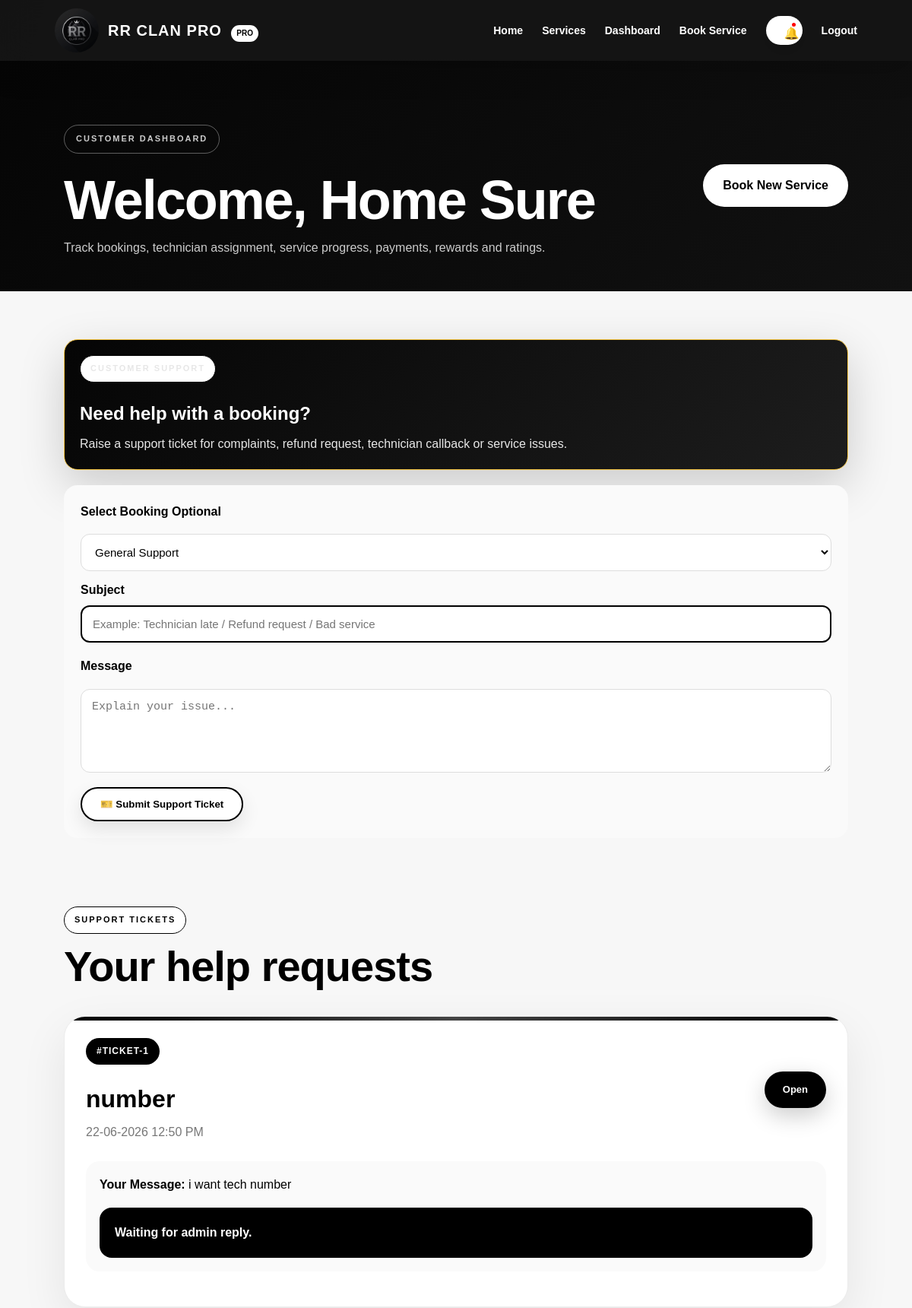
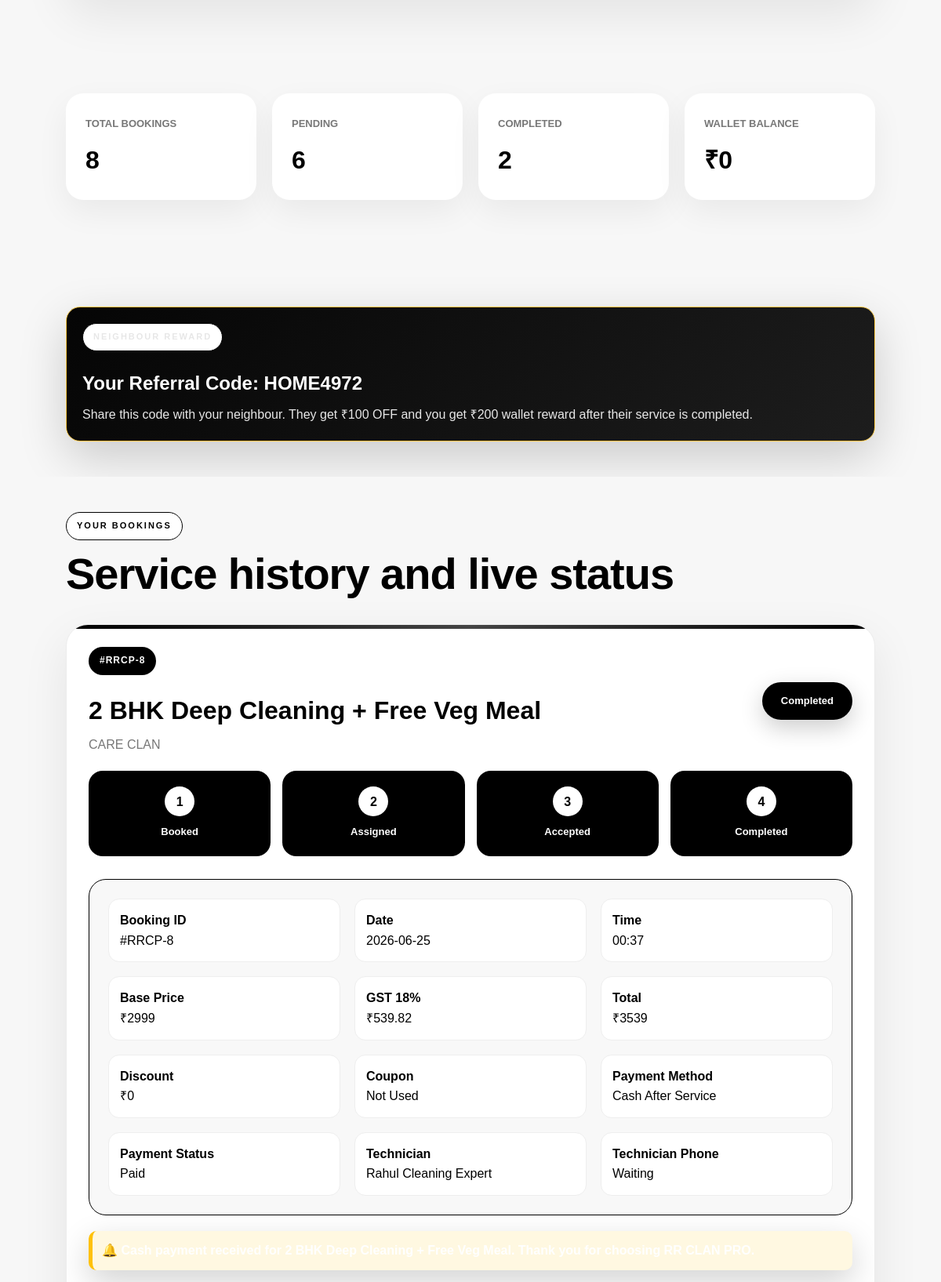
/dashboard (signed in, upper part), run on the app's committed database (2 pictures, top to bottom).
### app/models.py (models this page shows)
class User(UserMixin, db.Model):
    id = db.Column(db.Integer, primary_key=True)
    name = db.Column(db.String(120), nullable=False)
    email = db.Column(db.String(160), unique=True, nullable=False)
    phone = db.Column(db.String(20), unique=True)
    password_hash = db.Column(db.String(255), nullable=False)
    role = db.Column(db.String(30), nullable=False, default="customer")
    skill = db.Column(db.String(80))
    wallet_balance = db.Column(db.Integer, default=0)
    referral_code = db.Column(db.String(40), unique=True, nullable=True)
    created_at = db.Column(db.DateTime, default=datetime.utcnow)
    customer_bookings = db.relationship(
        "Booking",
        foreign_keys="Booking.customer_id",
        backref="customer",
        lazy=True,
    )
    assigned_jobs = db.relationship(
        "Booking",
        foreign_keys="Booking.technician_id",
        backref="technician",
        lazy=True,
    )

class SupportTicket(db.Model):
    id = db.Column(db.Integer, primary_key=True)
    customer_id = db.Column(
        db.Integer,
        db.ForeignKey("user.id"),
        nullable=False
    )
    booking_id = db.Column(
        db.Integer,
        db.ForeignKey("booking.id"),
        nullable=True
    )
    subject = db.Column(
        db.String(200),
        nullable=False
    )
    message = db.Column(
        db.Text,
        nullable=False
    )
    status = db.Column(
        db.String(50),
        default="Open"
    )
    admin_reply = db.Column(
        db.Text,
        nullable=True
    )
    created_at = db.Column(
        db.DateTime,
        default=datetime.utcnow
    )
    customer = db.relationship(
        "User",
        backref="support_tickets"
    )
    booking = db.relationship(
        "Booking",
        backref="support_tickets"
    )

class Booking(db.Model):
    id = db.Column(db.Integer, primary_key=True)
    customer_id = db.Column(
        db.Integer,
        db.ForeignKey("user.id"),
        nullable=False
    )
    technician_id = db.Column(
        db.Integer,
        db.ForeignKey("user.id"),
        nullable=True
    )
    service_id = db.Column(
        db.Integer,
        db.ForeignKey("service.id"),
        nullable=False
    )
    customer_name = db.Column(db.String(120), nullable=False)
    phone = db.Column(db.String(20), nullable=False)
    address = db.Column(db.Text, nullable=False)
    building_no = db.Column(db.String(120), nullable=True)
    floor = db.Column(db.String(80), nullable=True)
    landmark = db.Column(db.String(160), nullable=True)
    latitude = db.Column(db.String(80), nullable=True)
    longitude = db.Column(db.String(80), nullable=True)
    map_link = db.Column(db.Text, nullable=True)
    booking_date = db.Column(db.String(30), nullable=False)
    booking_time = db.Column(db.String(30), nullable=False)
    notes = db.Column(db.Text)
    status = db.Column(db.String(40), default="Pending")
    payment_status = db.Column(db.String(40), default="Unpaid")
    payment_method = db.Column(
        db.String(50),
        default="Cash After Service"
    )
    razorpay_order_id = db.Column(
        db.String(200),
        nullable=True
    )
    razorpay_payment_id = db.Column(
        db.String(200),
        nullable=True
    )
    razorpay_signature = db.Column(
        db.String(300),
        nullable=True
    )
    invoice_number = db.Column(
        db.String(80),
        nullable=True
    )
    coupon_code = db.Column(
        db.String(100),
        nullable=True
    )
    referral_code_used = db.Column(
        db.String(40),
        nullable=True
    )
    referred_by_user_id = db.Column(
        db.Integer,
        db.ForeignKey("user.id"),
        nullable=True
    )
    referral_reward_given = db.Column(
        db.Boolean,
        default=False
    )
    discount = db.Column(
        db.Integer,
        default=0
    )
    gst_amount = db.Column(
        db.Integer,
        default=0
    )
    total_amount = db.Column(
        db.Integer,
        default=0
    )
    rating = db.Column(db.Integer, nullable=True)
    review = db.Column(db.Text, nullable=True)
    technician_notification = db.Column(
        db.String(255),
        default="No technician assigned yet"
    )
    customer_notification = db.Column(
        db.String(255),
        default="Your booking has been created. Admin will assign a technician soon."
    )
    notification_read = db.Column(
        db.Boolean,
        default=False
    )
    created_at = db.Column(db.DateTime, default=datetime.utcnow)
    service = db.relationship("Service", backref="bookings")
    referred_by = db.relationship(
        "User",
        foreign_keys=[referred_by_user_id],
        backref="referred_bookings"
    )

class Service(db.Model):
    id = db.Column(db.Integer, primary_key=True)
    clan = db.Column(db.String(80), nullable=False)
    category = db.Column(
        db.String(100),
        nullable=False,
        default="General"
    )
    name = db.Column(db.String(120), nullable=False)
    price = db.Column(db.Integer, nullable=False)
    duration = db.Column(db.String(80), nullable=False)
    description = db.Column(
        db.Text,
        default="Professional RR CLAN PRO service with verified technician support."
    )
    image = db.Column(
        db.String(255),
        nullable=False,
        default="default.jpg"
    )
    skill_required = db.Column(db.String(80), nullable=False)

### app/routes.py (the view)
    @app.route("/dashboard")
    @login_required
    def customer_dashboard():
        if current_user.role != "customer":
            return redirect(url_for("index"))
        if not current_user.referral_code:
            current_user.referral_code = generate_referral_code(current_user.name)
            db.session.commit()
        bookings = Booking.query.filter_by(
            customer_id=current_user.id
        ).order_by(
            Booking.created_at.desc()
        ).all()
        tickets = SupportTicket.query.filter_by(
            customer_id=current_user.id
        ).order_by(
            SupportTicket.created_at.desc()
        ).all()
        return render_template(
            "customer_dashboard.html",
            bookings=bookings,
            tickets=tickets
        )

### app/__init__.py (called while the page is built)
def create_app():
    app = Flask(__name__, instance_relative_config=True)
    app.config["SECRET_KEY"] = "change-this-secret-key-before-production"
    app.config["SQLALCHEMY_DATABASE_URI"] = "sqlite:///rrclanpro.db"
    app.config["SQLALCHEMY_TRACK_MODIFICATIONS"] = False
    app.config["RAZORPAY_KEY_ID"] = os.getenv("RAZORPAY_KEY_ID")
    app.config["RAZORPAY_KEY_SECRET"] = os.getenv("RAZORPAY_KEY_SECRET")
    db.init_app(app)
    login_manager.init_app(app)
    from app.models import User
    from app.routes import register_routes
    register_routes(app)
    @login_manager.user_loader
    def load_user(user_id):
        return User.query.get(int(user_id))
    with app.app_context():
        db.create_all()
        seed_database()
    return app

### app/templates/customer_dashboard.html (shortened to what this page needs)
{% extends "layout.html" %}
{% block content %}
<section class="customer-clean-header">
    <div>
        <p class="hero-tag">CUSTOMER DASHBOARD</p>
        <h1>Welcome, {{ current_user.name }}</h1>
        <p>Track bookings, technician assignment, service progress, payments, rewards and ratings.</p>
    </div>
    <a class="hero-main-btn" href="{{ url_for('book') }}">Book New Service</a>
</section>
<section class="customer-clean-section">
    <div class="customer-reward-box">
        <div>
            <p class="eyebrow">CUSTOMER SUPPORT</p>
            <h2>Need help with a booking?</h2>
            <p>Raise a support ticket for complaints, refund request, technician callback or service issues.</p>
        </div>
    </div>
    <form method="POST" action="{{ url_for('create_ticket') }}" class="rating-form">
        <label>Select Booking Optional</label>
        <select name="booking_id">
            <option value="">General Support</option>
        </select>
        <label>Subject</label>
        <input
            type="text"
            name="subject"
            required
            placeholder="Example: Technician late / Refund request / Bad service"
        >
        <label>Message</label>
        <textarea
            name="message"
            required
            placeholder="Explain your issue..."
        ></textarea>
        <button type="submit" class="btn">
            🎫 Submit Support Ticket
        </button>
    </form>
</section>
<section class="customer-clean-section">
    <div class="section-head">
        <p class="eyebrow">Support Tickets</p>
        <h2>Your help requests</h2>
    </div>
    {% if tickets %}
    <div class="customer-booking-list">
        {% for ticket in tickets %}
        <div class="customer-booking-card">
            <div class="customer-booking-header">
                <div>
                    <span class="booking-id">#TICKET-{{ ticket.id }}</span>
                    <h3>{{ ticket.subject }}</h3>
                    <p>{{ ticket.created_at.strftime("%d-%m-%Y %I:%M %p") }}</p>
                </div>
                <span class="clean-status">{{ ticket.status }}</span>
            </div>
            <div class="customer-booking-body">
                <p><b>Your Message:</b> {{ ticket.message }}</p>
                {% if ticket.admin_reply %}
                <div class="customer-alert success-box">
                    <b>Admin Reply:</b><br>
                    {{ ticket.admin_reply }}
                </div>
                {% else %}
                <div class="customer-alert">
                    Waiting for admin reply.
                </div>
                {% endif %}
            </div>
        </div>
        {% endfor %}
    </div>
    {% else %}
    <div class="empty classy-empty">
        <h2>No support tickets yet</h2>
        <p>Your support requests will appear here.</p>
    </div>
    {% endif %}
</section>
<section class="customer-clean-section">
    <div class="admin-clean-stats">
        <div>
            <span>Total Bookings</span>
            <h2>{{ bookings|length }}</h2>
        </div>
        <div>
            <span>Pending</span>
            <h2>{{ bookings|selectattr("status", "equalto", "Pending")|list|length }}</h2>
        </div>
        <div>
            <span>Completed</span>
            <h2>{{ bookings|selectattr("status", "equalto", "Completed")|list|length }}</h2>
        </div>
        <div>
            <span>Wallet Balance</span>
            <h2>₹{{ current_user.wallet_balance or 0 }}</h2>
        </div>
    </div>
</section>
<section class="customer-clean-section">
    <div class="customer-reward-box">
        <div>
            <p class="eyebrow">NEIGHBOUR REWARD</p>
            <h2>Your Referral Code: {{ current_user.referral_code or "Code will appear soon" }}</h2>
            <p>Share this code with your neighbour. They get ₹100 OFF and you get ₹200 wallet reward after their service is completed.</p>
        </div>
    </div>
</section>
<section class="customer-clean-section">
    <div class="section-head">
        <p class="eyebrow">Your Bookings</p>
        <h2>Service history and live status</h2>
    </div>
    {% if bookings %}
    <div class="customer-booking-list">
        {% for booking in bookings %}
        <div class="customer-booking-card">
            <div class="customer-booking-header">
                <div>
                    <span class="booking-id">#RRCP-{{ booking.id }}</span>
                    <h3>{{ booking.service.name }}</h3>
                    <p>{{ booking.service.clan }}</p>
                </div>
                <span class="clean-status">{{ booking.status }}</span>
            </div>
            <div class="customer-progress">
                <div class="{% if booking.status in ['Pending','Assigned','Accepted','Completed'] %}active{% endif %}">
                    <span>1</span>
                    <p>Booked</p>
                </div>
                <div class="{% if booking.status in ['Assigned','Accepted','Completed'] %}active{% endif %}">
                    <span>2</span>
                    <p>Assigned</p>
                </div>
                <div class="{% if booking.status in ['Accepted','Completed'] %}active{% endif %}">
                    <span>3</span>
                    <p>Accepted</p>
                </div>
                <div class="{% if booking.status == 'Completed' %}active{% endif %}">
                    <span>4</span>
                    <p>Completed</p>
                </div>
            </div>
            <div class="booking-info-grid">
                <p><b>Booking ID</b><br>#RRCP-{{ booking.id }}</p>
                <p><b>Date</b><br>{{ booking.booking_date }}</p>
                <p><b>Time</b><br>{{ booking.booking_time }}</p>
                <p><b>Base Price</b><br>₹{{ booking.service.price }}</p>
                <p><b>GST 18%</b><br>₹{{ ((booking.service.price * 18) / 100)|round(2) }}</p>
                <p>
                    <b>Total</b><br>
                    {% if booking.total_amount %}
                        ₹{{ booking.total_amount }}
                    {% else %}
                        ₹{{ (booking.service.price * 1.18)|round(2) }}
                    {% endif %}
                </p>
                <p><b>Discount</b><br>₹{{ booking.discount or 0 }}</p>
                <p><b>Coupon</b><br>{{ booking.coupon_code or "Not Used" }}</p>
                <p><b>Payment Method</b><br>{{ booking.payment_method or "Cash After Service" }}</p>
                <p><b>Payment Status</b><br>{{ booking.payment_status or "Unpaid" }}</p>
                <p><b>Technician</b><br>{{ booking.technician.name if booking.technician else "Not Assigned" }}</p>
                <p>
                    <b>Technician Phone</b><br>
                    {% if booking.technician and booking.technician.phone %}
                        {{ booking.technician.phone }}
                    {% else %}
                        Waiting
                    {% endif %}
                </p>
            </div>
            {% if booking.customer_notification %}
            <div class="customer-live-notification">
                🔔 {{ booking.customer_notification }}
            </div>
            {% endif %}
        </div>
        {% endfor %}
    </div>
    {% else %}
    <div class="empty classy-empty">
        <h2>No bookings yet</h2>
        <p>Start by booking your first RR CLAN PRO service.</p>
        <a class="btn" href="{{ url_for('book') }}">Book First Service</a>
    </div>
    {% endif %}
</section>
{% endblock %}

### data on the page
User: name "Home Sure", wallet_balance "0", referral_code "HOME4972"
SupportTicket: id "1", subject "number", created_at "22-06-2026 12:50 PM", status "Open", message "i want tech number", shows "Waiting for admin reply."
Booking: id "8", service.name "2 BHK Deep Cleaning + Free Veg Meal", service.clan "CARE CLAN", status "Completed", booking_date "2026-06-25", booking_time "00:37", service.price "2999", total_amount "3539", discount "0", coupon_code "Not Used", payment_method "Cash After Service", payment_status "Paid", technician "Rahul Cleaning Expert"
Service: ((booking.service.price*18)/100)|round(2) "539.82"

### other printed values
{{ bookings|length }} "8"
{{ bookings|selectattr("status", "equalto", "Pending")|list|length }} "6"
{{ bookings|selectattr("status", "equalto", "Completed")|list|length }} "2"
